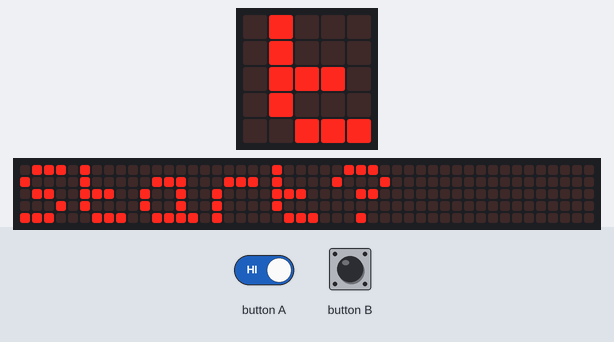
The program below on a simulated BBC micro:bit running MicroPython. Parts: the board's 5×5 LED display, a strip that is not on the board, showing the scrolling text unrolled. The test bench sets the inputs (shaded band). Random numbers come from a fixed seed; the 48×5 strip is a reading aid, not a part: it shows the text the display is scrolling, unrolled, one strip-width of it at a time.

Above: at 1.27 s.
1.3 s: button A held down
4.3 s: button B pressed for 3.2 s
9.0 s: button A released
At 11.8 s:
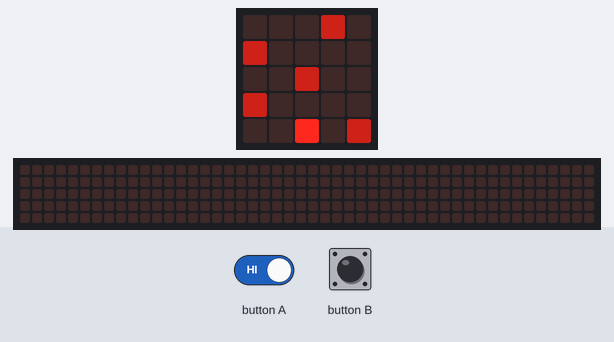
12.0 s: button B pressed for 0.15 s
At 12.5 s:
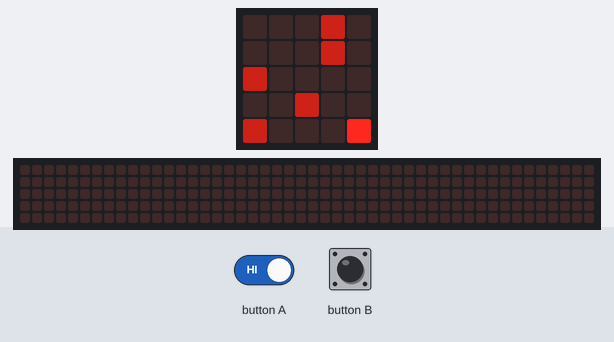
15.1 s: button B pressed for 1 s
At 15.17 s:
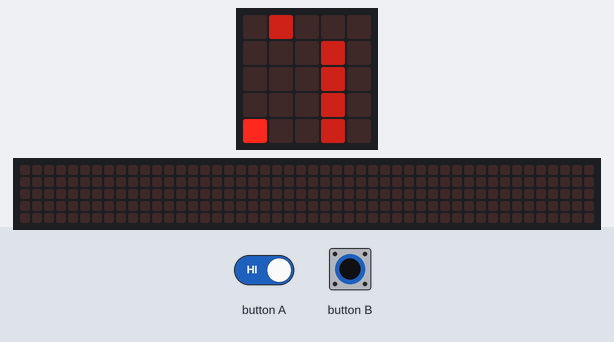

The program:

scrolling_game.py
```python
# needed for minimizer
from microbit import display, Image, button_a, button_b, sleep

# needed for the uinittests
from typing import List # Remove this line before manual micro:bit upload

import random

# notes functions needed:
# better difficulty function

playerPosition = 2
playerScore = 0
playerLevel = 0
maxLevel = 6
maxScore = 0
gameOverVar = False

def generateBoard() -> List[List[str]]:
    """Generate a new blank board

    Returns:
        (List[List[str]]): A new blank board
    """
    ret = []
    for index in range(5):
        ret.append(["", "", "", "", ""])
    return ret

def copyBoard(board: List[List[str]]) -> List[List[str]]:
    """Makes a deep copy of a 2D list

    Args:
        board (list(list(str))): The given 2D list

    Returns:
        List[List[str]]: A copy of the given 2D list
    """
    ret = []
    for index in range(len(board)):
        ret.append(board[index].copy())
    return ret

def translateValue(value: str) -> int:
    """Translates the string representation of an Item to an LED brightness

    Args:
        value (str): The given String block

    Returns:
        int: The LED brightness value for that block [0,9]
    """
    if value == "P":
        return 9
    elif value == "B":
        return 4
    else:
        return 0

def translateBoard(board: List[List[str]]) -> str:
    """Translates a given board to a 2D LED brightness list

    Args:
        board (List[List[str]]): The given board

    Returns:
        str: The LED brightness string to the given board
    """
    # TODO: replace this with an awesome reduce oneliner
    ret = ""
    for yCoordinate in range(len(board)):
        for xCoordinate in range(len(board[yCoordinate])):
            ret += str(translateValue(board[yCoordinate][xCoordinate]))
        if yCoordinate != len(board) - 1:
            ret += ":"
    return ret

def printBoard(board: List[List[str]]) -> None:
    """Prints the given LED brightness 2D list

    Args:
        board (List[List[str]]): The given LED brightness 2D list
    """
    if not gameOverVar:
        display.show(Image(translateBoard(board)))

def drawPlayer(board: List[List[str]]) -> List[List[str]]:
    """Draws the player onto the given 2D string list

    Args:
        board (List[List[str]]): The given board

    Returns:
        List[List[str]]: the modfied board given as parameter
    """
    board[4][playerPosition] = "P"
    return board

def movePlayer(board: List[List[str]], step: int) -> None:
    """Moves the player left or right.

    Args:
        baord (List[List[str]]): the given 2D board
        step (int): The given step, left negative, right positive
    """
    global playerPosition
    playerPosition = (playerPosition + 5 + step) % 5
    checkPlayerPosition(board)

def movement(board:  List[List[str]]) -> None:
    """Checks if the player pressed a button and moves him accordingly

    Args:
        board (List[List[str]]): The current board
    """
    if button_a.is_pressed():
        movePlayer(board, -1)
    if button_b.is_pressed():
        movePlayer(board, 1)

def checkPlayerPosition(board: List[List[str]]) -> None:
    """Checks if the plyaer is on a block, if yes it displays a Game Over screen

    Args:
        board (List[List[str]]): the given board
    """
    if board[4][playerPosition] != "":
        gameOver()

def waitForStart() -> None:
    """Waits until the player wants to start a game"""
    display.scroll("Start?")
    display.show(Image.ARROW_W)
    while True:
        if button_a.is_pressed():
            display.clear()
            sleep(150)
            return
        sleep(100)

def gameOver() -> None:
    """Displays the Game Over screen, current points and current high score"""
    global gameOverVar, maxScore
    gameOverVar = True
    if playerScore > maxScore:
        maxScore = playerScore
    display.show("GAME OVER")
    display.scroll("Your score: " + str(playerScore) + ", Record: " + str(maxScore), delay=90)

def generateLine() -> List[str]:
    """Generates a new Line with a random block

    Returns:
        List(str): A new line for the game, with a random new block
    """
    tmp = ["","","","",""]
    randNum = random.randint(0, 4)
    tmp[randNum] = "B"
    return tmp

def moveDown(board: List[List[str]]) -> None:
    """Moves the given board a line down, and generates a new line on top

    Args:
        board (List[List[str]]): The given board
    """
    board.insert(0, generateLine())
    del board[len(board) - 1]
    checkPlayerPosition(board)

def checkLevel() -> None:
    """Increseas the playerLevel if needed"""
    if playerScore % 10 == 0:
        increaseLevel()

def increaseLevel() -> None:
    """Increases the players level"""
    global playerLevel
    if playerLevel < maxLevel:
        playerLevel += 1

def main() -> None:
    """Main Game Loop"""
    global gameOverVar, playerPosition, playerScore, playerLevel
    while True:
        gameOverVar = False
        playerPosition = 2
        playerScore = 0
        playerLevel = 0
        board = generateBoard()
        waitForStart()
        while not gameOverVar:
            # TODO: fix loop bug when crash on index = 0
            for index in range(10 - playerLevel):
                movement(board)
                printBoard(drawPlayer(copyBoard(board)))
                if gameOver is True:
                    break
                sleep(100)
            checkLevel()
            moveDown(board)
            playerScore += 1

if __name__ == "__main__":
    main()
```
